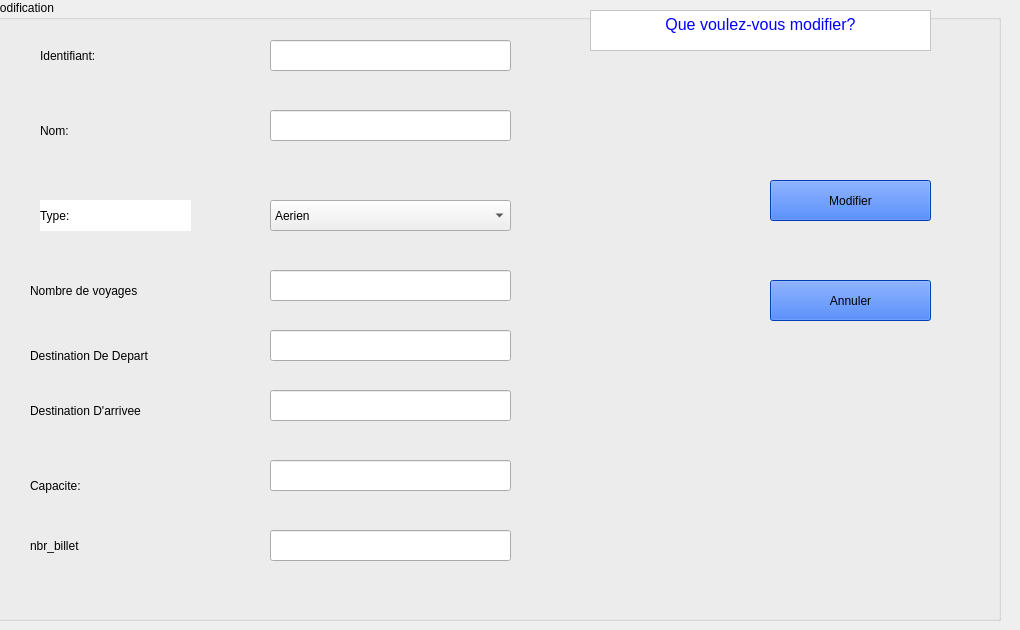
     <widget class="QWidget" name="tab_14">
      <attribute name="title">
       <string>Type de modification</string>
      </attribute>
      <widget class="QPushButton" name="B_modifier_annuler">
       <property name="geometry">
        <rect>
         <x>770</x>
         <y>280</y>
         <width>161</width>
         <height>41</height>
        </rect>
       </property>
       <property name="styleSheet">
        <string notr="true">color: rgb(0, 85, 255);
background-color: rgb(0, 85, 255);
color: rgb(0, 0, 0);
font: 75 10pt &quot;MS Shell Dlg 2&quot;;</string>
       </property>
       <property name="text">
        <string>Annuler</string>
       </property>
      </widget>
      <widget class="QPushButton" name="B_modifier">
       <property name="geometry">
        <rect>
         <x>770</x>
         <y>180</y>
         <width>161</width>
         <height>41</height>
        </rect>
       </property>
       <property name="styleSheet">
        <string notr="true">color: rgb(0, 85, 255);
background-color: rgb(0, 85, 255);
color: rgb(0, 0, 0);
font: 75 10pt &quot;MS Shell Dlg 2&quot;;</string>
       </property>
       <property name="text">
        <string>Modifier</string>
       </property>
      </widget>
      <widget class="QLabel" name="label_10">
       <property name="geometry">
        <rect>
         <x>30</x>
         <y>280</y>
         <width>151</width>
         <height>21</height>
        </rect>
       </property>
       <property name="styleSheet">
        <string notr="true">font: 75 10pt &quot;MS Shell Dlg 2&quot;;</string>
       </property>
       <property name="text">
        <string>Nombre de voyages</string>
       </property>
      </widget>
      <widget class="QLineEdit" name="le_m_dest_dep">
       <property name="geometry">
        <rect>
         <x>270</x>
         <y>330</y>
         <width>241</width>
         <height>31</height>
        </rect>
       </property>
      </widget>
      <widget class="QLabel" name="label_11">
       <property name="geometry">
        <rect>
         <x>30</x>
         <y>400</y>
         <width>161</width>
         <height>21</height>
        </rect>
       </property>
       <property name="styleSheet">
        <string notr="true">font: 75 10pt &quot;MS Shell Dlg 2&quot;;</string>
       </property>
       <property name="text">
        <string>Destination D'arrivee</string>
       </property>
      </widget>
      <widget class="QLabel" name="label_12">
       <property name="geometry">
        <rect>
         <x>30</x>
         <y>340</y>
         <width>171</width>
         <height>31</height>
        </rect>
       </property>
       <property name="styleSheet">
        <string notr="true">font: 75 10pt &quot;MS Shell Dlg 2&quot;;</string>
       </property>
       <property name="text">
        <string>Destination De Depart</string>
       </property>
      </widget>
      <widget class="QLabel" name="label_39">
       <property name="geometry">
        <rect>
         <x>30</x>
         <y>530</y>
         <width>141</width>
         <height>31</height>
        </rect>
       </property>
       <property name="styleSheet">
        <string notr="true">font: 75 10pt &quot;MS Shell Dlg 2&quot;;</string>
       </property>
       <property name="text">
        <string>nbr_billet</string>
       </property>
      </widget>
      <widget class="QLineEdit" name="le_m_nbr_billet">
       <property name="geometry">
        <rect>
         <x>270</x>
         <y>530</y>
         <width>241</width>
         <height>31</height>
        </rect>
       </property>
       <property name="text">
        <string/>
       </property>
      </widget>
      <widget class="QLineEdit" name="le_m_id">
       <property name="geometry">
        <rect>
         <x>270</x>
         <y>40</y>
         <width>241</width>
         <height>31</height>
        </rect>
       </property>
      </widget>
      <widget class="QLineEdit" name="le_m_nbr_voyages">
       <property name="geometry">
        <rect>
         <x>270</x>
         <y>270</y>
         <width>241</width>
         <height>31</height>
        </rect>
       </property>
      </widget>
      <widget class="QLineEdit" name="le_m_dest_arr">
       <property name="geometry">
        <rect>
         <x>270</x>
         <y>390</y>
         <width>241</width>
         <height>31</height>
        </rect>
       </property>
      </widget>
      <widget class="QLabel" name="label_13">
       <property name="geometry">
        <rect>
         <x>40</x>
         <y>40</y>
         <width>151</width>
         <height>31</height>
        </rect>
       </property>
       <property name="styleSheet">
        <string notr="true">font: 75 10pt &quot;MS Shell Dlg 2&quot;;</string>
       </property>
       <property name="text">
        <string>Identifiant:</string>
       </property>
      </widget>
      <widget class="QLineEdit" name="le_m_capacite">
       <property name="geometry">
        <rect>
         <x>270</x>
         <y>460</y>
         <width>241</width>
         <height>31</height>
        </rect>
       </property>
      </widget>
      <widget class="QLineEdit" name="le_m_nom">
       <property name="geometry">
        <rect>
         <x>270</x>
         <y>110</y>
         <width>241</width>
         <height>31</height>
        </rect>
       </property>
      </widget>
      <widget class="QLabel" name="label_16">
       <property name="geometry">
        <rect>
         <x>30</x>
         <y>470</y>
         <width>141</width>
         <height>31</height>
        </rect>
       </property>
       <property name="styleSheet">
        <string notr="true">font: 75 10pt &quot;MS Shell Dlg 2&quot;;</string>
       </property>
       <property name="text">
        <string>Capacite:</string>
       </property>
      </widget>
      <widget class="QComboBox" name="le_m_type">
       <property name="geometry">
        <rect>
         <x>270</x>
         <y>200</y>
         <width>241</width>
         <height>31</height>
        </rect>
       </property>
       <item>
        <property name="text">
         <string>Aerien</string>
        </property>
       </item>
       <item>
        <property name="text">
         <string>Routier</string>
        </property>
       </item>
       <item>
        <property name="text">
         <string>Maritime</string>
        </property>
       </item>
      </widget>
      <widget class="QLabel" name="label_18">
       <property name="geometry">
        <rect>
         <x>40</x>
         <y>110</y>
         <width>151</width>
         <height>41</height>
        </rect>
       </property>
       <property name="styleSheet">
        <string notr="true">font: 75 10pt &quot;MS Shell Dlg 2&quot;;</string>
       </property>
       <property name="text">
        <string>Nom:</string>
       </property>
      </widget>
      <widget class="QLabel" name="label_21">
       <property name="geometry">
        <rect>
         <x>40</x>
         <y>200</y>
         <width>151</width>
         <height>31</height>
        </rect>
       </property>
       <property name="styleSheet">
        <string notr="true">font: 75 10pt &quot;MS Shell Dlg 2&quot;;
background-color: rgb(255, 255, 255);</string>
       </property>
       <property name="text">
        <string>Type:</string>
       </property>
      </widget>
      <widget class="QGroupBox" name="groupBox_5">
       <property name="geometry">
        <rect>
         <x>-10</x>
         <y>0</y>
         <width>1011</width>
         <height>621</height>
        </rect>
       </property>
       <property name="title">
        <string>Modification</string>
       </property>
       <widget class="QTextBrowser" name="textBrowser_4">
        <property name="geometry">
         <rect>
          <x>600</x>
          <y>10</y>
          <width>341</width>
          <height>41</height>
         </rect>
        </property>
        <property name="styleSheet">
         <string notr="true">background-color: rgb(255, 255, 255);
color: rgb(0, 0, 255);</string>
        </property>
        <property name="html">
         <string>&lt;!DOCTYPE HTML PUBLIC &quot;-//W3C//DTD HTML 4.0//EN&quot; &quot;http://www.w3.org/TR/REC-html40/strict.dtd&quot;&gt;
&lt;html&gt;&lt;head&gt;&lt;meta name=&quot;qrichtext&quot; content=&quot;1&quot; /&gt;&lt;style type=&quot;text/css&quot;&gt;
p, li { white-space: pre-wrap; }
&lt;/style&gt;&lt;/head&gt;&lt;body style=&quot; font-family:'MS Shell Dlg 2'; font-size:9pt; font-weight:400; font-style:normal;&quot;&gt;
&lt;p align=&quot;center&quot; style=&quot; margin-top:0px; margin-bottom:0px; margin-left:0px; margin-right:0px; -qt-block-indent:0; text-indent:0px;&quot;&gt;&lt;span style=&quot; font-size:12pt;&quot;&gt;Que voulez-vous modifier?&lt;/span&gt;&lt;/p&gt;&lt;/body&gt;&lt;/html&gt;</string>
        </property>
       </widget>
      </widget>
      <zorder>groupBox_5</zorder>
      <zorder>B_modifier_annuler</zorder>
      <zorder>B_modifier</zorder>
      <zorder>label_10</zorder>
      <zorder>le_m_dest_dep</zorder>
      <zorder>label_11</zorder>
      <zorder>label_12</zorder>
      <zorder>label_39</zorder>
      <zorder>le_m_nbr_billet</zorder>
      <zorder>le_m_id</zorder>
      <zorder>le_m_nbr_voyages</zorder>
      <zorder>le_m_dest_arr</zorder>
      <zorder>label_13</zorder>
      <zorder>le_m_capacite</zorder>
      <zorder>le_m_nom</zorder>
      <zorder>label_16</zorder>
      <zorder>le_m_type</zorder>
      <zorder>label_18</zorder>
      <zorder>label_21</zorder>
     </widget>
